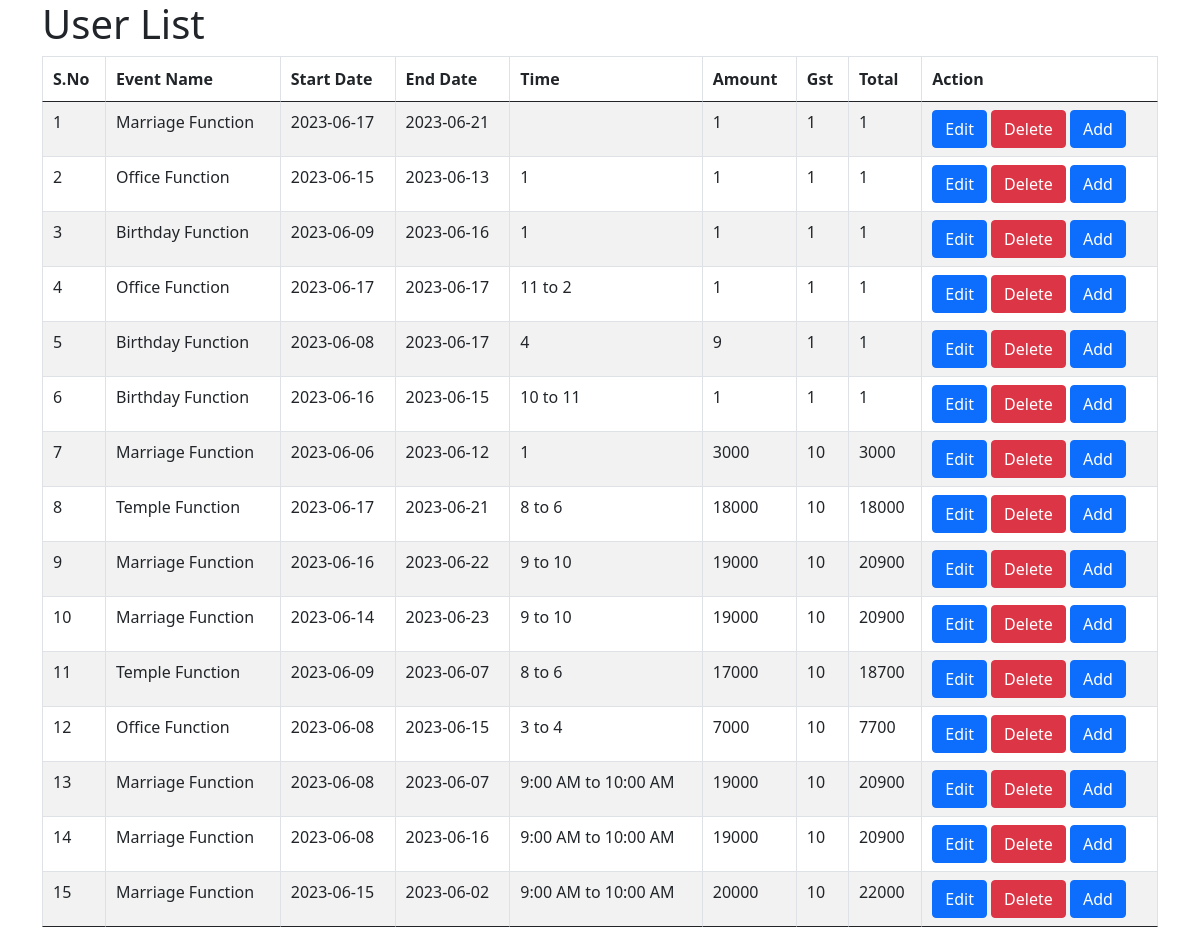
Page /index.php/user/event_view on the committed database.
### tables this page shows
CREATE TABLE IF NOT EXISTS `add_event` (
  `id` int(11) NOT NULL AUTO_INCREMENT,
  `event_name` varchar(234) NOT NULL,
  `start_date` text NOT NULL,
  `end_date` text NOT NULL,
  `time_slot` text NOT NULL,
  `amount` int(11) NOT NULL,
  `gst` int(11) NOT NULL,
  `total` int(11) NOT NULL,
  PRIMARY KEY (`id`)
);

CREATE TABLE IF NOT EXISTS `event_name` (
  `event_id` int(11) NOT NULL AUTO_INCREMENT,
  `event_name` varchar(234) NOT NULL,
  PRIMARY KEY (`event_id`)
);

### application/controllers/User.php (called while the page is built, shortened)
<?php
	class User extends CI_Controller{
			public function __construct(){
				$this->load->helper('url');
				$this->load->library('form_validation');
				$this->load->model('user_model');
				$this->load->database();
				$this->load->library('session');
			}
     public function event_view()
     {
          $data['event']=$this->user_model->getAll_event();
          $this->load->view('admin/header');
          $this->load->view('final/event_view',$data);
          $this->load->view('admin/footer');
     }
}
?>

### index.php (called while the page is built, shortened)
<?php
require_once BASEPATH.'core/CodeIgniter.php';

### application/models/User_model.php (called while the page is built, shortened)
<?php
	class User_model extends CI_Model{
		public function getAll_event()
          {
            $event=$this->db->select('a.*,b.event_name')->from('add_event as a')->join('event_name as b','b.event_id=a.event_name')->get()->result_array();
            return $event;
          }
	}
?>

### application/views/final/event_view.php (the view, shortened to what this page needs)
<!DOCTYPE html>
<html lang="en">
    <head>
		<link rel="stylesheet" type="text/css" href="https://cdn.datatables.net/1.10.25/css/jquery.dataTables.css">
		<link rel="stylesheet" href="https://cdn.jsdelivr.net/npm/bootstrap@5.1.0/dist/css/bootstrap.min.css">
		<link rel="stylesheet" href="https://cdn.datatables.net/1.10.25/css/dataTables.bootstrap5.min.css">
    </head>
    <body>
		<div class="container">
			<div class="row">
				<div class="col">
					<h1>User List</h1>
					<table id="book-table" class="table table-bordered table-striped table-hover">
			<thead>
              <tr>
				<th>S.No</th>
				<th>Event Name</th>
				<th>Start Date</th>
				<th>End Date</th>
				<th>Time</th>
				<th>Amount</th>
				<th>Gst</th>
				<th>Total</th>
				<th>Action</th>
              </tr>
            </thead>
<?php
$sno=1;
  foreach ($event as $man) {
?>
		<tr>
		<td><?=$sno++?></td>
		<td><?=$man['event_name']?></td>
		<td><?=$man['start_date']?></td>
		<td><?=$man['end_date']?></td>
		<td><?=$man['time_slot']?></td>
		<td><?=$man['amount']?></td>
		<td><?=$man['gst']?></td>
		<td><?=$man['total']?></td>
		<td>
          <a class='btn btn-primary' href='<?=base_url('Registration/payslip_edit/'.$man['id'])?>'>Edit</a>
          <a  class='btn btn-danger' onclick="deletes('<?php echo $man['id']; ?>')" href='javascript:void(0)'>Delete</a>
		  <a class='btn btn-primary' href='<?=base_url('user/add_event/'.$man['id'])?>'>Add</a>
        </td>
        </tr>
        <?php
  }
    ?>
		</table>
	</div>
</div>
</div>
    </body>
</html>

### rows in the picture
add_event: event_name.event_name "Marriage Function", start_date "2023-06-17", end_date "2023-06-21", amount "1", gst "1", total "1"
add_event: event_name.event_name "Office Function", start_date "2023-06-15", end_date "2023-06-13", time_slot "1", amount "1", gst "1", total "1"
add_event: event_name.event_name "Birthday Function", start_date "2023-06-09", end_date "2023-06-16", time_slot "1", amount "1", gst "1", total "1"
add_event: event_name.event_name "Office Function", start_date "2023-06-17", end_date "2023-06-17", time_slot "11 to 2", amount "1", gst "1", total "1"
add_event: event_name.event_name "Birthday Function", start_date "2023-06-08", end_date "2023-06-17", time_slot "4", amount "9", gst "1", total "1"
add_event: event_name.event_name "Birthday Function", start_date "2023-06-16", end_date "2023-06-15", time_slot "10 to 11", amount "1", gst "1", total "1"
add_event: event_name.event_name "Marriage Function", start_date "2023-06-06", end_date "2023-06-12", time_slot "1", amount "3000", gst "10", total "3000"
add_event: event_name.event_name "Temple Function", start_date "2023-06-17", end_date "2023-06-21", time_slot "8 to 6", amount "18000", gst "10", total "18000"
add_event: event_name.event_name "Marriage Function", start_date "2023-06-16", end_date "2023-06-22", time_slot "9 to 10", amount "19000", gst "10", total "20900"
add_event: event_name.event_name "Marriage Function", start_date "2023-06-14", end_date "2023-06-23", time_slot "9 to 10", amount "19000", gst "10", total "20900"
add_event: event_name.event_name "Temple Function", start_date "2023-06-09", end_date "2023-06-07", time_slot "8 to 6", amount "17000", gst "10", total "18700"
add_event: event_name.event_name "Office Function", start_date "2023-06-08", end_date "2023-06-15", time_slot "3 to 4", amount "7000", gst "10", total "7700"
add_event: event_name.event_name "Marriage Function", start_date "2023-06-08", end_date "2023-06-07", time_slot "9:00 AM to 10:00 AM", amount "19000", gst "10", total "20900"
add_event: event_name.event_name "Marriage Function", start_date "2023-06-08", end_date "2023-06-16", time_slot "9:00 AM to 10:00 AM", amount "19000", gst "10", total "20900"
add_event: event_name.event_name "Marriage Function", start_date "2023-06-15", end_date "2023-06-02", time_slot "9:00 AM to 10:00 AM", amount "20000", gst "10", total "22000"
